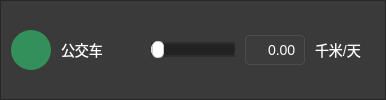
        <widget class="QFrame" name="busFrame">
         <property name="minimumSize">
          <size>
           <width>0</width>
           <height>50</height>
          </size>
         </property>
         <property name="styleSheet">
          <string notr="true">background-color: rgba(40, 40, 40, 180);</string>
         </property>
         <property name="frameShape">
          <enum>QFrame::StyledPanel</enum>
         </property>
         <property name="frameShadow">
          <enum>QFrame::Raised</enum>
         </property>
         <layout class="QHBoxLayout" name="horizontalLayout_9">
          <property name="spacing">
           <number>10</number>
          </property>
          <property name="leftMargin">
           <number>10</number>
          </property>
          <property name="topMargin">
           <number>5</number>
          </property>
          <property name="rightMargin">
           <number>10</number>
          </property>
          <property name="bottomMargin">
           <number>5</number>
          </property>
          <item>
           <widget class="QLabel" name="busIconLabel">
            <property name="minimumSize">
             <size>
              <width>40</width>
              <height>40</height>
             </size>
            </property>
            <property name="maximumSize">
             <size>
              <width>40</width>
              <height>40</height>
             </size>
            </property>
            <property name="styleSheet">
             <string notr="true">background-color: rgba(46, 204, 113, 150);
border-radius: 20px;
padding: 5px;</string>
            </property>
            <property name="text">
             <string/>
            </property>
            <property name="pixmap">
             <pixmap resource="resource.qrc">:/resource/bus.png</pixmap>
            </property>
            <property name="scaledContents">
             <bool>true</bool>
            </property>
           </widget>
          </item>
          <item>
           <widget class="QLabel" name="busTextLabel">
            <property name="sizePolicy">
             <sizepolicy hsizetype="Fixed" vsizetype="Preferred">
              <horstretch>0</horstretch>
              <verstretch>0</verstretch>
             </sizepolicy>
            </property>
            <property name="minimumSize">
             <size>
              <width>80</width>
              <height>0</height>
             </size>
            </property>
            <property name="styleSheet">
             <string notr="true">background-color: transparent;
color: white;
font-size: 14px;</string>
            </property>
            <property name="text">
             <string>公交车</string>
            </property>
           </widget>
          </item>
          <item>
           <widget class="QSlider" name="busSlider">
            <property name="styleSheet">
             <string notr="true">QSlider {
    margin: 6px 0;
	background:transparent；
}

QSlider::groove:horizontal {
    border: 1px solid #555555;          /* 轨道边框 */
    height: 5px;                        /* 轨道高度 */
    background: #222222;                /* 轨道背景色 */
    margin: 2px 0;                      /* 上下边距 */
    border-radius: 4px;                 /* 轨道圆角 */
}

QSlider::handle:horizontal {
    background: #ffffff;                /* 滑块背景色-白色 */
    border: 1px solid #cccccc;          /* 滑块边框 */
    width: 10px;                        /* 滑块宽度 */
    height: 10px;                       /* 滑块高度 */
    margin: -6px 0;                     /* 滑块超出轨道的部分 */
    border-radius: 5px;                 /* 滑块圆角（半径为宽度的一半，实现圆形） */
}

QSlider::add-page:horizontal {
    background: #222222;                /* 滑块右侧轨道颜色 */
    border-radius: 4px;                 /* 右侧轨道圆角 */
}

QSlider::sub-page:horizontal {
    background: rgb(222, 222, 222);                /* 滑块左侧轨道颜色 */
    border-radius: 4px;                 /* 左侧轨道圆角 */
}</string>
            </property>
            <property name="maximum">
             <number>1000</number>
            </property>
            <property name="orientation">
             <enum>Qt::Horizontal</enum>
            </property>
           </widget>
          </item>
          <item>
           <widget class="QLineEdit" name="busValueEdit">
            <property name="minimumSize">
             <size>
              <width>60</width>
              <height>30</height>
             </size>
            </property>
            <property name="maximumSize">
             <size>
              <width>60</width>
              <height>30</height>
             </size>
            </property>
            <property name="styleSheet">
             <string notr="true">background-color: rgba(60, 60, 60, 200);
color: white;
font-size: 14px;
border: 1px solid rgba(80, 80, 80, 200);
border-radius: 4px;
padding: 2px 5px;</string>
            </property>
            <property name="text">
             <string>0.00</string>
            </property>
            <property name="alignment">
             <set>Qt::AlignRight|Qt::AlignTrailing|Qt::AlignVCenter</set>
            </property>
           </widget>
          </item>
          <item>
           <widget class="QLabel" name="busUnitLabel">
            <property name="minimumSize">
             <size>
              <width>60</width>
              <height>0</height>
             </size>
            </property>
            <property name="styleSheet">
             <string notr="true">background-color: transparent;
color: white;
font-size: 14px;</string>
            </property>
            <property name="text">
             <string>千米/天</string>
            </property>
            <property name="alignment">
             <set>Qt::AlignLeading|Qt::AlignLeft|Qt::AlignVCenter</set>
            </property>
           </widget>
          </item>
         </layout>
        </widget>
